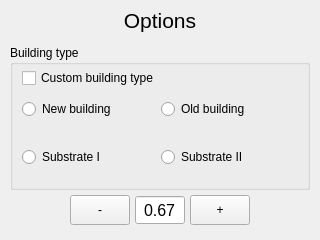
<?xml version="1.0" encoding="UTF-8"?>
<ui version="4.0">
 <class>OptionsPerRoomForm</class>
 <widget class="QWidget" name="OptionsPerRoomForm">
  <property name="geometry">
   <rect>
    <x>0</x>
    <y>0</y>
    <width>320</width>
    <height>240</height>
   </rect>
  </property>
  <widget class="QWidget" name="settingsHead" native="true">
   <property name="geometry">
    <rect>
     <x>0</x>
     <y>0</y>
     <width>320</width>
     <height>40</height>
    </rect>
   </property>
   <property name="font">
    <font>
     <pointsize>16</pointsize>
    </font>
   </property>
   <widget class="QPushButton" name="back">
    <property name="geometry">
     <rect>
      <x>0</x>
      <y>0</y>
      <width>50</width>
      <height>40</height>
     </rect>
    </property>
    <property name="text">
     <string/>
    </property>
    <property name="icon">
     <iconset resource="icons.qrc">
      <normaloff>:/settings/icons/arrow_left_white.svg</normaloff>:/settings/icons/arrow_left_white.svg</iconset>
    </property>
    <property name="iconSize">
     <size>
      <width>18</width>
      <height>18</height>
     </size>
    </property>
    <property name="flat">
     <bool>true</bool>
    </property>
   </widget>
   <widget class="QLabel" name="settingLabel">
    <property name="geometry">
     <rect>
      <x>50</x>
      <y>0</y>
      <width>220</width>
      <height>40</height>
     </rect>
    </property>
    <property name="text">
     <string>Options</string>
    </property>
    <property name="alignment">
     <set>Qt::AlignCenter</set>
    </property>
   </widget>
   <zorder>settingLabel</zorder>
   <zorder>back</zorder>
  </widget>
  <widget class="QWidget" name="frsiCustomContainer" native="true">
   <property name="geometry">
    <rect>
     <x>70</x>
     <y>195</y>
     <width>180</width>
     <height>30</height>
    </rect>
   </property>
   <widget class="QPushButton" name="lower">
    <property name="geometry">
     <rect>
      <x>0</x>
      <y>0</y>
      <width>60</width>
      <height>30</height>
     </rect>
    </property>
    <property name="sizePolicy">
     <sizepolicy hsizetype="Minimum" vsizetype="Minimum">
      <horstretch>0</horstretch>
      <verstretch>0</verstretch>
     </sizepolicy>
    </property>
    <property name="text">
     <string notr="true">-</string>
    </property>
   </widget>
   <widget class="QDoubleSpinBox" name="frsi">
    <property name="geometry">
     <rect>
      <x>65</x>
      <y>0</y>
      <width>50</width>
      <height>30</height>
     </rect>
    </property>
    <property name="sizePolicy">
     <sizepolicy hsizetype="Minimum" vsizetype="Minimum">
      <horstretch>0</horstretch>
      <verstretch>0</verstretch>
     </sizepolicy>
    </property>
    <property name="font">
     <font>
      <pointsize>12</pointsize>
     </font>
    </property>
    <property name="alignment">
     <set>Qt::AlignCenter</set>
    </property>
    <property name="buttonSymbols">
     <enum>QAbstractSpinBox::NoButtons</enum>
    </property>
    <property name="decimals">
     <number>2</number>
    </property>
    <property name="maximum">
     <double>1.000000000000000</double>
    </property>
    <property name="singleStep">
     <double>0.010000000000000</double>
    </property>
    <property name="value">
     <double>0.670000000000000</double>
    </property>
   </widget>
   <widget class="QPushButton" name="raise">
    <property name="geometry">
     <rect>
      <x>120</x>
      <y>0</y>
      <width>60</width>
      <height>30</height>
     </rect>
    </property>
    <property name="sizePolicy">
     <sizepolicy hsizetype="Minimum" vsizetype="Minimum">
      <horstretch>0</horstretch>
      <verstretch>0</verstretch>
     </sizepolicy>
    </property>
    <property name="text">
     <string notr="true">+</string>
    </property>
   </widget>
  </widget>
  <widget class="QGroupBox" name="optionsBuildingContainer">
   <property name="geometry">
    <rect>
     <x>10</x>
     <y>45</y>
     <width>300</width>
     <height>145</height>
    </rect>
   </property>
   <property name="title">
    <string>Building type</string>
   </property>
   <layout class="QGridLayout" name="gridLayout_2">
    <property name="topMargin">
     <number>3</number>
    </property>
    <property name="bottomMargin">
     <number>3</number>
    </property>
    <item row="2" column="0" colspan="2">
     <widget class="QWidget" name="substrateTypes" native="true">
      <property name="sizePolicy">
       <sizepolicy hsizetype="Expanding" vsizetype="Expanding">
        <horstretch>0</horstretch>
        <verstretch>0</verstretch>
       </sizepolicy>
      </property>
      <widget class="QWidget" name="horizontalLayoutWidget_2">
       <property name="geometry">
        <rect>
         <x>0</x>
         <y>0</y>
         <width>271</width>
         <height>31</height>
        </rect>
       </property>
       <layout class="QHBoxLayout" name="substrateTypeLayout">
        <property name="sizeConstraint">
         <enum>QLayout::SetNoConstraint</enum>
        </property>
        <item>
         <widget class="QRadioButton" name="substrateOne">
          <property name="text">
           <string>Substrate I</string>
          </property>
         </widget>
        </item>
        <item>
         <widget class="QRadioButton" name="substrateTwo">
          <property name="text">
           <string>Substrate II</string>
          </property>
         </widget>
        </item>
       </layout>
      </widget>
     </widget>
    </item>
    <item row="1" column="0" colspan="2">
     <widget class="QWidget" name="buildingTypes" native="true">
      <property name="sizePolicy">
       <sizepolicy hsizetype="Expanding" vsizetype="Expanding">
        <horstretch>0</horstretch>
        <verstretch>0</verstretch>
       </sizepolicy>
      </property>
      <widget class="QWidget" name="horizontalLayoutWidget">
       <property name="geometry">
        <rect>
         <x>0</x>
         <y>0</y>
         <width>271</width>
         <height>31</height>
        </rect>
       </property>
       <layout class="QHBoxLayout" name="buildingTypeLayout">
        <property name="sizeConstraint">
         <enum>QLayout::SetNoConstraint</enum>
        </property>
        <item>
         <widget class="QRadioButton" name="newBuilding">
          <property name="text">
           <string>New building</string>
          </property>
         </widget>
        </item>
        <item>
         <widget class="QRadioButton" name="oldBuilding">
          <property name="text">
           <string>Old building</string>
          </property>
         </widget>
        </item>
       </layout>
      </widget>
     </widget>
    </item>
    <item row="0" column="0">
     <widget class="QCheckBox" name="useCustom">
      <property name="text">
       <string>Custom building type</string>
      </property>
     </widget>
    </item>
   </layout>
  </widget>
 </widget>
 <resources>
  <include location="icons.qrc"/>
 </resources>
 <connections>
  <connection>
   <sender>raise</sender>
   <signal>clicked()</signal>
   <receiver>frsi</receiver>
   <slot>stepUp()</slot>
   <hints>
    <hint type="sourcelabel">
     <x>285</x>
     <y>170</y>
    </hint>
    <hint type="destinationlabel">
     <x>210</x>
     <y>170</y>
    </hint>
   </hints>
  </connection>
  <connection>
   <sender>lower</sender>
   <signal>clicked()</signal>
   <receiver>frsi</receiver>
   <slot>stepDown()</slot>
   <hints>
    <hint type="sourcelabel">
     <x>135</x>
     <y>165</y>
    </hint>
    <hint type="destinationlabel">
     <x>210</x>
     <y>170</y>
    </hint>
   </hints>
  </connection>
 </connections>
</ui>
